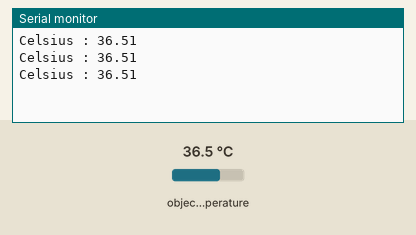
This sketch was run on a simulated Arduino Uno, built with avr-gcc and run on an emulated ATmega328P. Parts: the last lines printed to the serial monitor. The test bench sets the inputs (shaded band); at power-on: object temperature 36.5 °C.

Above: at 1.3 s.
1.4 s: object temperature set to 20 °C
At 1.9 s:
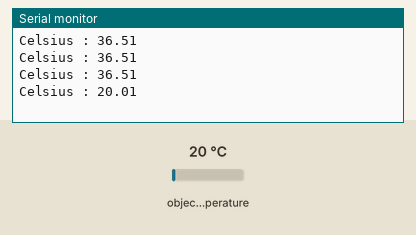
2.9 s: object temperature set to 26 °C
At 3.4 s:
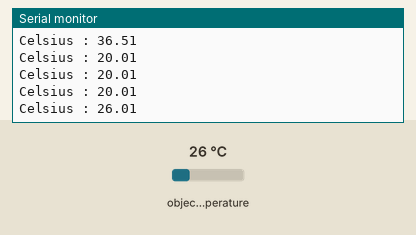
Timing chart, 0 to 5.9 s (numbered marks = the images above; inputs shaded):
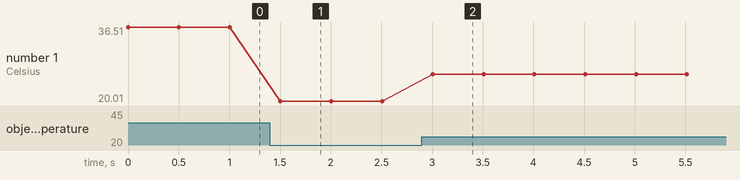

The sketch:

temperature.ino
```cpp
#include <Wire.h>
#include <Adafruit_MLX90614.h>
Adafruit_MLX90614 mlx = Adafruit_MLX90614();
void setup() {
  Serial.begin(9600);
  mlx.begin();
}
void loop() {

Serial.print("Celsius : ");
Serial.print(mlx.readObjectTempC());
Serial.println();
delay(500);
}
```

Measured:
- after the input at 1.4 s, the serial monitor: prints a new line after 0.10 s (image 1)
- after the input at 2.9 s, the serial monitor: prints a new line after 0.11 s (image 2)
- plotted number 1: 36.51 → 20.01 after the input at 1.4 s, 20.01 → 26.01 after the input at 2.9 s
